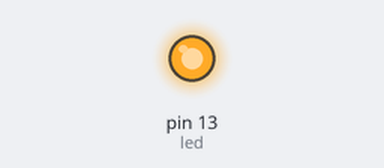
The sketch below on a simulated Arduino Uno, built with avr-gcc and run on an emulated ATmega328P. Parts: output pins drawn as LEDs (lit = HIGH).

Above: at 0.1 s.
At 38.1 s:
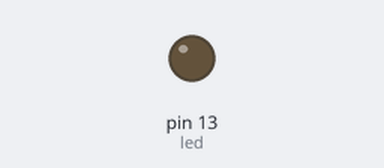
Timing chart, 0 to 39.6 s (numbered marks = the images above):
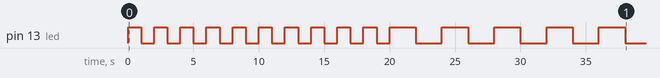

The sketch:

blink_arduino.ino
```cpp
int led = 13;

void setup(){
    pinMode(led, OUTPUT);
}

void loop(){
    int tam = 10, umSegundo = 1000, doisSegundos = 2000;

    for(int i = 0; i < tam; i++){
        digitalWrite(led, HIGH);
        delay(umSegundo);
        digitalWrite(led, LOW);
        delay(umSegundo);
    }

    for(int i = 0; i < tam; i++){
        digitalWrite(led, HIGH);
        delay(doisSegundos);
        digitalWrite(led, LOW);
        delay(doisSegundos);
    }
}
```

Measured:
- by itself, pin 13 (led): goes 10 × (HIGH 1.0 s, LOW 1.0 s), 4 × (HIGH 2.0 s, LOW 2.0 s), HIGH 2.0 s, then LOW
